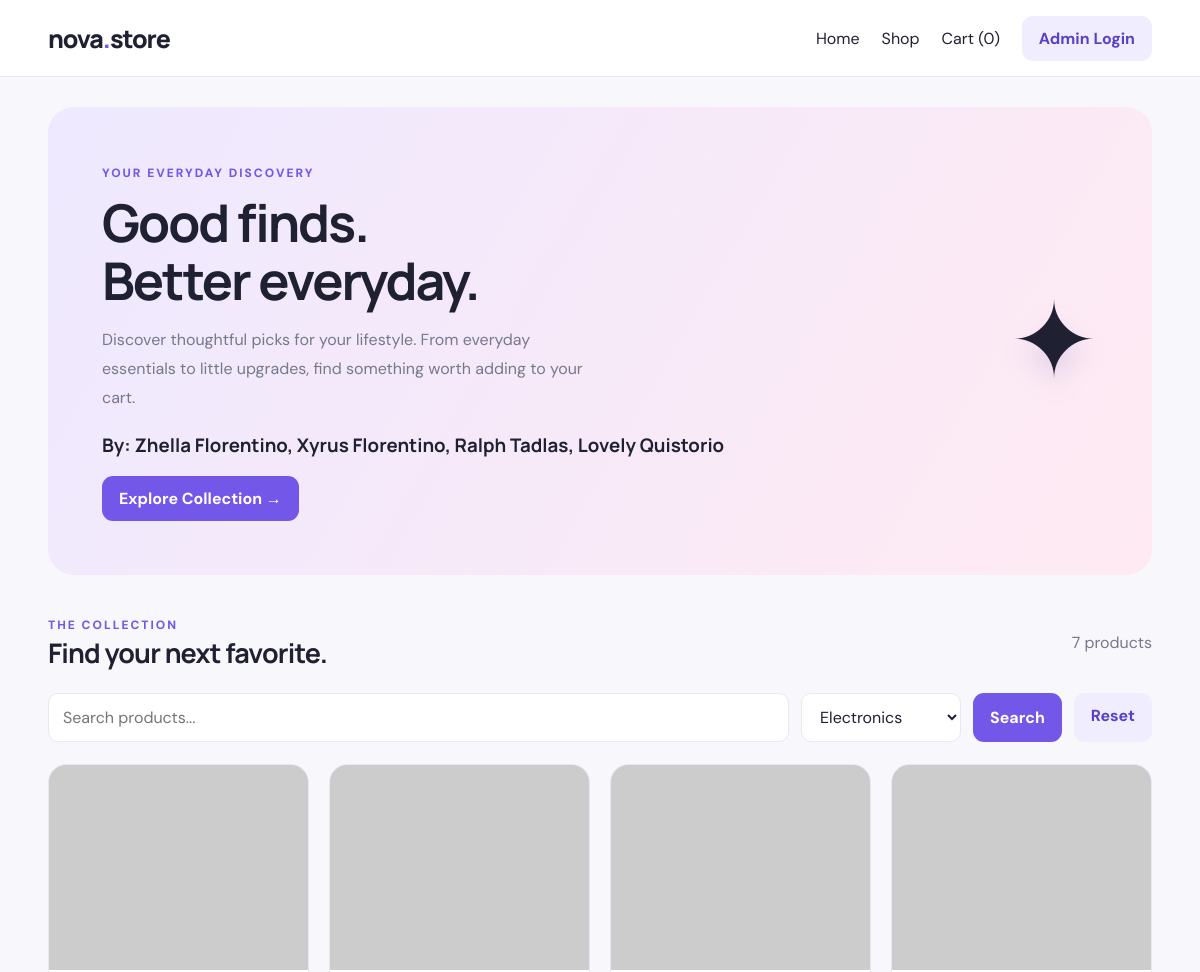
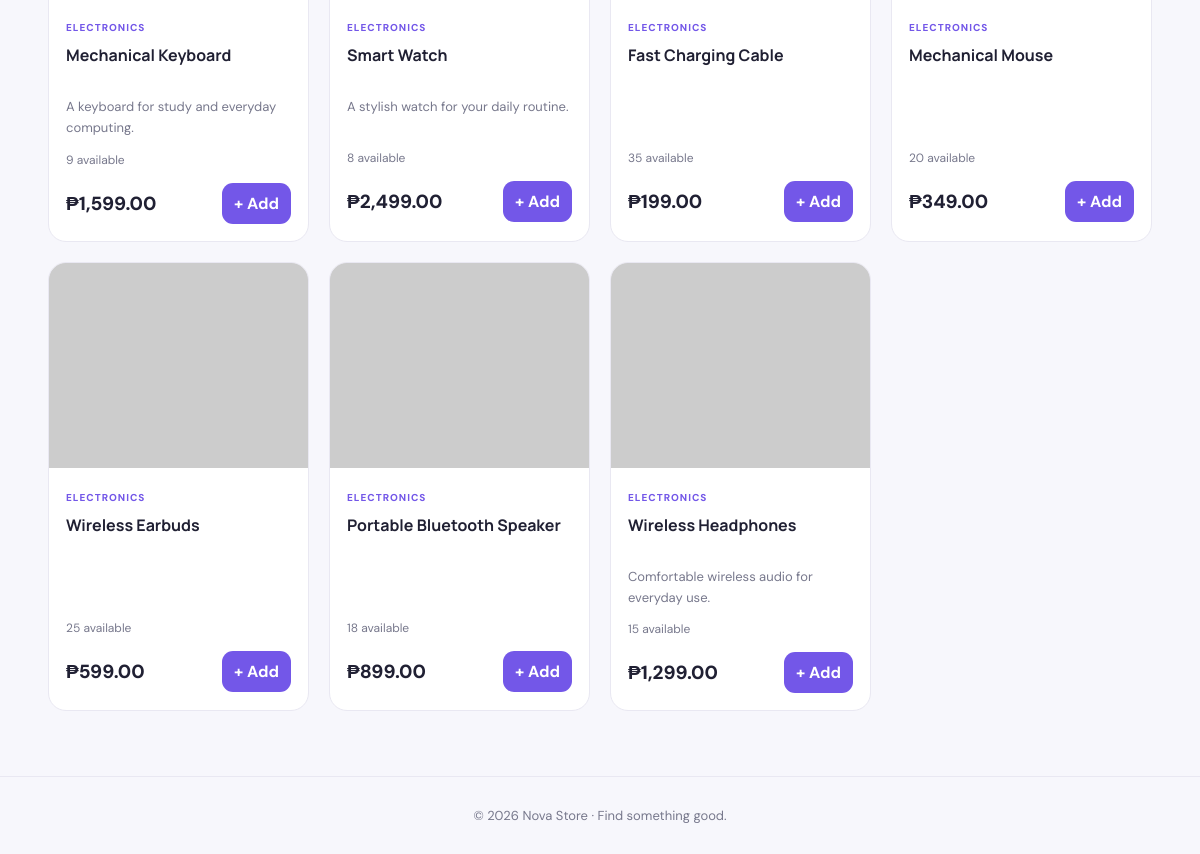
/index.php?category=Electronics, run on the app's committed database (2 pictures, top to bottom).
### tables this page shows
CREATE TABLE `products` (
  `id` int(11) NOT NULL,
  `name` varchar(150) NOT NULL,
  `category` varchar(100) NOT NULL,
  `description` text DEFAULT NULL,
  `price` decimal(10,2) NOT NULL,
  `stock` int(11) NOT NULL DEFAULT 0,
  `image` varchar(255) DEFAULT NULL,
  `created_at` timestamp NOT NULL DEFAULT current_timestamp()
);

### index.php (the view, shortened to what this page needs)
<?php
require "db.php";
$search = trim($_GET["search"] ?? "");
$category = trim($_GET["category"] ?? "");
$sql = "SELECT * FROM products WHERE 1=1";
$params = [];
if ($category !== "") {
    $sql .= " AND category = ?";
    $params[] = $category;
}
$sql .= " ORDER BY RAND()";
$stmt = $pdo->prepare($sql);
$stmt->execute($params);
$products = $stmt->fetchAll();
$categories = $pdo->query(
    "SELECT DISTINCT category FROM products ORDER BY category"
)->fetchAll(PDO::FETCH_COLUMN);
$cartCount = array_sum($_SESSION["cart"]);
?>
<!DOCTYPE html>
<html lang="en">
<head>
    <link rel="stylesheet" href="style.css">
</head>
<body>
<nav class="navbar">
    <div class="container nav-inner">
        <a class="brand" href="index.php">nova<span>.</span>store</a>
        <div class="nav-links">
            <a href="index.php">Home</a>
            <a href="#products">Shop</a>
            <a href="cart.php">Cart (<?= $cartCount ?>)</a>
            <a class="btn btn-light" href="login.php">Admin Login</a>
        </div>
    </div>
</nav>
<main class="container">
    <section class="hero">
        <div>
            <span class="eyebrow">YOUR EVERYDAY DISCOVERY</span>
            <h1>Good finds.<br>Better everyday.</h1>
            <p>
                Discover thoughtful picks for your lifestyle.
                From everyday essentials to little upgrades,
                find something worth adding to your cart.  </p>
            <h3>By: Zhella Florentino,
            Xyrus Florentino,
            Ralph Tadlas,
            Lovely Quistorio</h3>
            <a class="btn" href="#products">Explore Collection →</a>
        </div>
        <div class="hero-art">✦</div>
    </section>
    <section id="products">
        <div class="section-heading">
            <div>
                <span class="eyebrow">THE COLLECTION</span>
                <h2>Find your next favorite.</h2>
            </div>
            <span class="muted"><?= count($products) ?> products</span>
        </div>
        <form class="toolbar" method="GET">
            <input
                type="search"
                name="search"
                placeholder="Search products..."
                value="<?= htmlspecialchars($search) ?>"
            >
            <select name="category">
                <?php foreach ($categories as $cat): ?>
                    <option value="<?= htmlspecialchars($cat) ?>"
                        <?= $category === $cat ? "selected" : "" ?>>
                        <?= htmlspecialchars($cat) ?>
                    </option>
                <?php endforeach; ?>
            </select>
            <button type="submit">Search</button>
            <a class="btn btn-light" href="index.php">Reset</a>
        </form>
        <div class="product-grid">
            <?php foreach ($products as $p): ?>
                <article class="product-card">
                    <img
                        class="product-image"
                        src="<?= htmlspecialchars($p["image"] ?: "https://placehold.co/600x400?text=Product") ?>"
                        alt="<?= htmlspecialchars($p["name"]) ?>"
                        loading="lazy"
                        onerror="this.onerror=null;this.src='https://placehold.co/600x400?text=Product';"
                    >
                    <div class="product-info">
                        <span class="category">
                            <?= htmlspecialchars($p["category"]) ?>
                        </span>
                        <h3><?= htmlspecialchars($p["name"]) ?></h3>
                        <p class="description">
                            <?= htmlspecialchars($p["description"] ?? "") ?>
                        </p>
                        <p class="stock">
                            <?= (int)$p["stock"] > 0
                                ? (int)$p["stock"] . " available"
                                : "Out of stock" ?>
                        </p>
                        <div class="product-bottom">
                            <span class="price">
                                ₱<?= number_format((float)$p["price"], 2) ?>
                            </span>
                            <?php if ((int)$p["stock"] > 0): ?>
                                <form method="POST">
                                    <button type="submit" name="add_to_cart">
                                        + Add
                                    </button>
                                </form>
                            <?php else: ?>
                                <button disabled>Sold Out</button>
                            <?php endif; ?>
                        </div>
                    </div>
                </article>
            <?php endforeach; ?>
        </div>
    </section>
</main>
<footer class="footer">
    <div class="container">
        © <?= date("Y") ?> Nova Store · Find something good.
    </div>
</footer>
</body>
</html>

### style.css (style rules this page uses)
:root { --primary: #7357e8; --primary-dark: #5940c6; --pink: #f5a7c7; --ink: #202033; --muted: #77788c; --surface: #ffffff; --background: #f7f7fc; --border: #e9e8f2; --success: #16845b; --danger: #d94058; --radius: 18px; --shadow: 0 12px 35px rgba(36, 26, 78, .07); }
* { box-sizing: border-box; }
body { margin: 0; background: var(--background); color: var(--ink); font-family: 'DM Sans', sans-serif; }
h1, h2, h3, .brand { font-family: 'Manrope', sans-serif; }
a { text-decoration: none; color: inherit; }
button, input, select, textarea { font: inherit; }
button, .btn { border: 0; border-radius: 11px; padding: 12px 17px; background: var(--primary); color: white; cursor: pointer; font-weight: 700; transition: .2s ease; display: inline-block; text-align: center; }
.btn-light { background: #f0edff; color: var(--primary-dark); }
.container { width: min(1180px, 92%); margin: auto; }
.navbar { background: rgba(255, 255, 255, .94); border-bottom: 1px solid var(--border); position: sticky; top: 0; z-index: 10; backdrop-filter: blur(12px); }
.nav-inner { min-height: 76px; display: flex; align-items: center; justify-content: space-between; gap: 20px; }
.brand { font-size: 25px; font-weight: 800; letter-spacing: -1px; }
.brand span { color: var(--primary); }
.nav-links { display: flex; gap: 22px; align-items: center; flex-wrap: wrap; }
.hero { margin: 30px auto; padding: 54px; min-height: 290px; border-radius: 26px; background: linear-gradient(120deg, #eee9ff, #ffeaf2); display: flex; align-items: center; justify-content: space-between; gap: 25px; overflow: hidden; }
.hero h1 { font-size: clamp(32px, 5vw, 52px); line-height: 1.12; letter-spacing: -2px; margin: 12px 0; max-width: 580px; }
.hero p { color: var(--muted); line-height: 1.8; max-width: 500px; }
.hero-art { font-size: 105px; filter: drop-shadow(0 15px 12px #8e76c933); }
.eyebrow { color: var(--primary); font-size: 12px; font-weight: 800; letter-spacing: 2px; text-transform: uppercase; }
.section-heading { display: flex; align-items: center; justify-content: space-between; gap: 20px; margin: 38px 0 20px; }
.section-heading h2 { margin: 0; font-size: 27px; letter-spacing: -.8px; }
.muted { color: var(--muted); }
.toolbar { display: flex; gap: 12px; flex-wrap: wrap; margin: 22px 0; }
.toolbar input { flex: 1; min-width: 190px; }
input, select, textarea { width: 100%; padding: 12px 14px; border: 1px solid var(--border); border-radius: 10px; background: white; color: var(--ink); outline: none; }
.toolbar select { width: auto; min-width: 160px; }
.product-grid { display: grid; grid-template-columns: repeat(4, minmax(0, 1fr)); gap: 20px; }
.product-card { background: var(--surface); border: 1px solid var(--border); border-radius: var(--radius); overflow: hidden; transition: .25s ease; min-width: 0; }
.product-image { width: 100%; height: 205px; object-fit: cover; background: #f0eef8; display: block; }
.product-info { padding: 17px; }
.category { color: var(--primary); text-transform: uppercase; font-size: 10px; font-weight: 800; letter-spacing: 1px; }
.product-info h3 { font-size: 16px; margin: 8px 0; min-height: 40px; }
.description { font-size: 13px; color: var(--muted); line-height: 1.6; min-height: 40px; }
.product-bottom { display: flex; align-items: center; justify-content: space-between; gap: 10px; margin-top: 15px; }
.price { font-size: 19px; font-weight: 800; color: var(--ink); }
.stock { font-size: 12px; color: var(--muted); margin: 8px 0; }
.product-bottom form { margin: 0; }
.product-bottom button { padding: 10px 12px; }
.footer { margin-top: 65px; padding: 30px 0; border-top: 1px solid var(--border); text-align: center; color: var(--muted); font-size: 13px; }

### data on the page
products: category "ELECTRONICS", name "Mechanical Keyboard", description "A keyboard for study and everyday computing.", stock "9", price "1,599.00"
products: category "ELECTRONICS", name "Smart Watch", description "A stylish watch for your daily routine.", stock "8", price "2,499.00"
products: category "ELECTRONICS", name "Fast Charging Cable", stock "35", price "199.00"
products: category "ELECTRONICS", name "Mechanical Mouse", stock "20", price "349.00"
products: category "ELECTRONICS", name "Wireless Earbuds", stock "25", price "599.00"
products: category "ELECTRONICS", name "Portable Bluetooth Speaker", stock "18", price "899.00"
products: category "ELECTRONICS", name "Wireless Headphones", description "Comfortable wireless audio for everyday use.", stock "15", price "1,299.00"

### other printed values
$cartCount "0"
count($products) "7"
form field category "Electronics"
